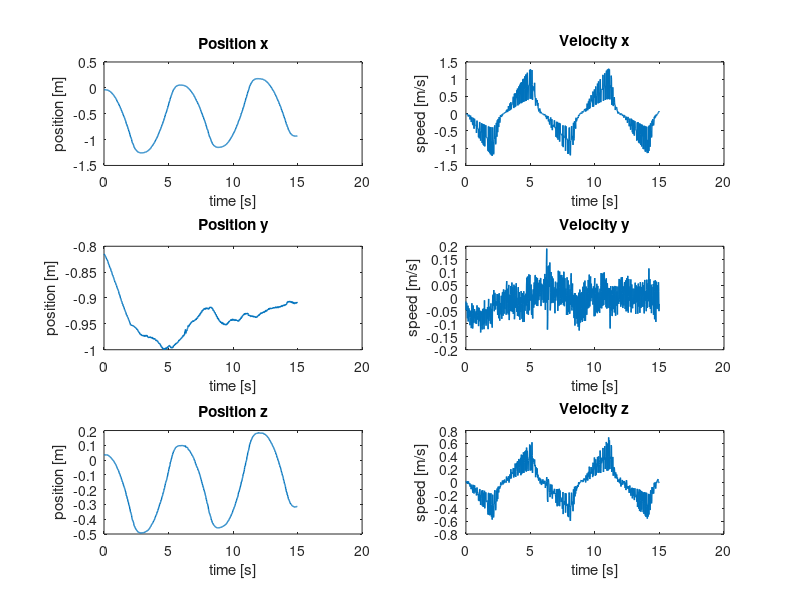
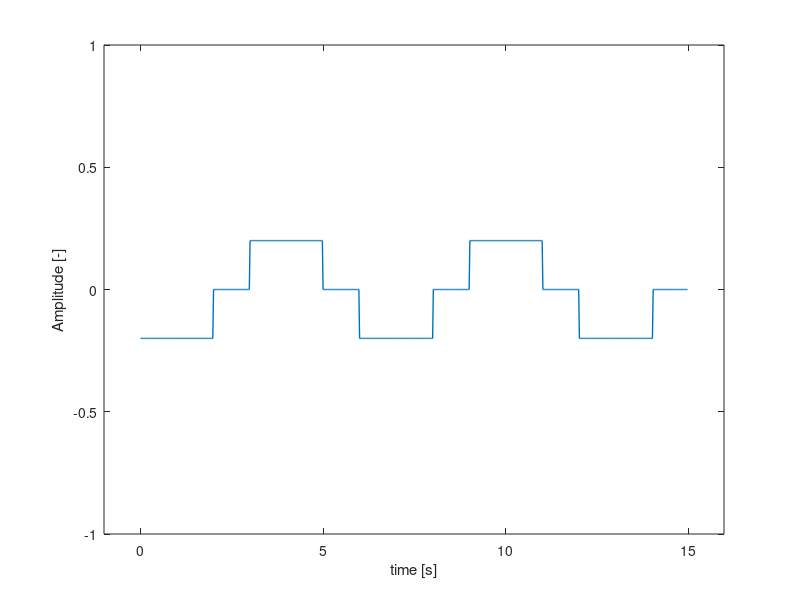
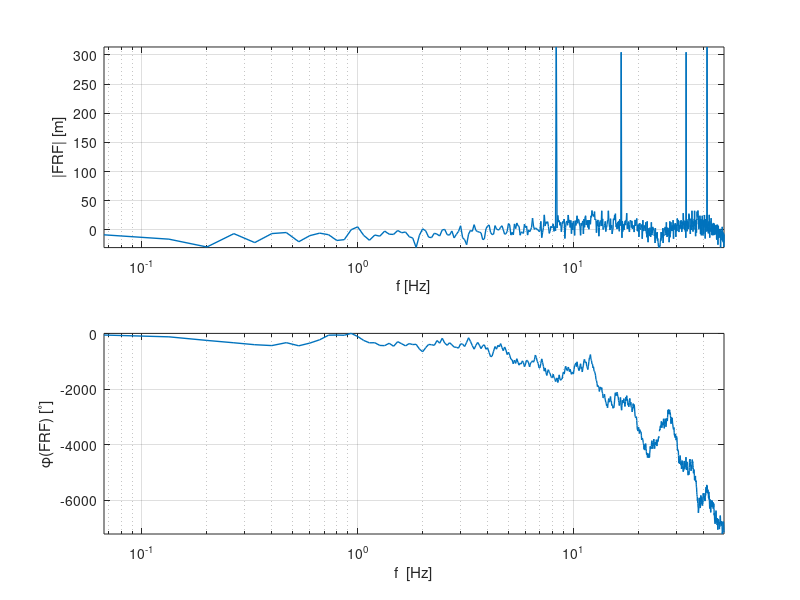
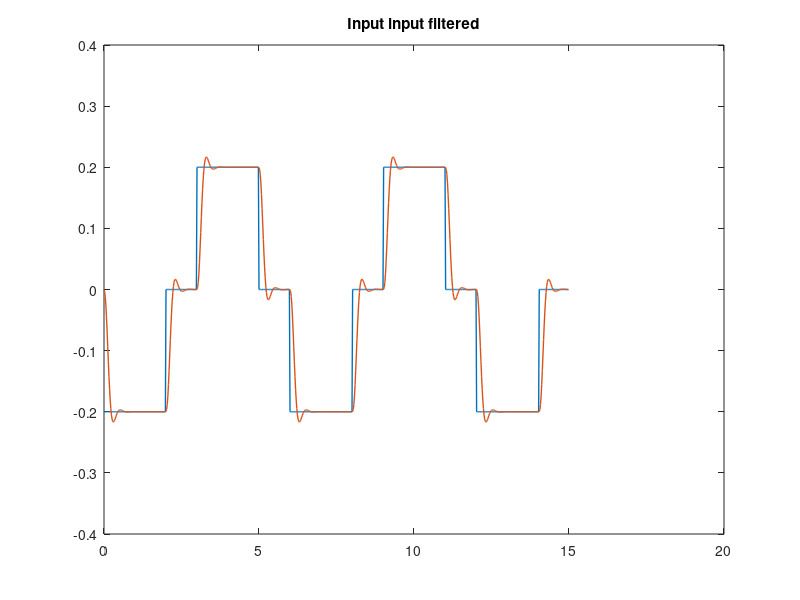

MATLAB code for these plots, in order:
%%% Parameter estimation %%%
% zie ook 'test.m' !
clear all
close all

%% Load data from .mat-file

load angle_identification_y


%% Extract some signals from the data

set(0, 'DefaultLineLineWidth', 1);


% Cutoff useful data
first_index = find(input~=0, 1);
input = input(first_index:750)';
output_x = output_x(first_index:750)';
output_y = output_y(first_index:750)';
output_z = output_z(first_index:750)';

dt = 0.02;
time = 0:dt:(length(input)-1)*dt;
time = time(first_index:end) - time(first_index);

% Differentiation of x-, y-, z-position
% dt = sample time (gradient assumes timestep 1)
velocity_x = gradient(output_x)/dt;
velocity_y = gradient(output_y)/dt;
velocity_z = gradient(output_z)/dt;

% Do some plotting of the measurement data 
figure('Name','Output Measurements')
subplot(321), plot(time, output_x), title('Position x'), xlabel('time [s]'), ylabel('position [m]')
subplot(322), plot(time, velocity_x), title('Velocity x'), xlabel('time [s]'), ylabel('speed [m/s]')

subplot(323), plot(time, output_y), title('Position y'), xlabel('time [s]'), ylabel('position [m]')
subplot(324), plot(time, velocity_y), title('Velocity y'), xlabel('time [s]'), ylabel('speed [m/s]')

subplot(325), plot(time, output_z), title('Position z'), xlabel('time [s]'), ylabel('position [m]')
subplot(326), plot(time, velocity_z), title('Velocity z'), xlabel('time [s]'), ylabel('speed [m/s]')

% Input signal
figure('Name', 'Input signal')
plot(time, input)
xlabel('time [s]')
ylabel('Amplitude [-]')
axis([time(1)-1 time(end)+1 -1 1])


%% Frequency domain
Ts = dt;
fs = 1/dt;
N = length(velocity_y);
t = [0:N-1]'*Ts;
N = numel(input);
f = [0:N-1]'*(fs/N);

input_f = fft(input);
output_x_f = fft(output_x);
output_y_f = fft(output_y);
velocity_x_f = fft(velocity_x);
velocity_y_f = fft(velocity_y);

%indices = (nop+1):nop:(numel(f)/2); % alle 0 waarden er uit halen zodat niet delen door 0?
%f = f(indices);
%input_f = input_f(indices);
%velocity_x_f = velocity_x_f(indices);
%velocity_y_f = velocity_y_f(indices);

FRF = velocity_y_f./input_f;

figure('Name', 'Empirical transfer function freq response'),subplot(2,1,1),semilogx(f, 20*log10(abs(FRF)), 'LineWidth', 1)
axis tight
grid on
xlabel('f [Hz]')
xlim([f(1) f(end)])
ylabel('|FRF| [m]')
subplot(2,1,2),semilogx(f, 180/pi*unwrap(angle(FRF)), 'LineWidth', 1)
grid on
axis tight
xlabel('f  [Hz]')
ylabel('\phi(FRF) [^\circ]')
xlim([f(1) f(end)])

%% Filtering of the in- and output data using Butterworth filter
[B, A] = butter(3,0.02*5); % order must be higher than order of system, 
                             % adjust cut-off frquency to be higher than highest eigenfrequency of the system
                             % data sampling at 100Hz

% input filtering                           
input_filt = filter(B,A,input);
% output filtering
velocity_x_filt = filter(B,A,velocity_x);
velocity_y_filt = filter(B,A,velocity_y);

figure('Name','filtered input input')
plot(t,input,t,input_filt),title('Input input filtered')

figure('Name','filtered output measurement')
subplot(211), plot(time, velocity_x, time, velocity_x_filt),title('v_{x,filt}')
subplot(212), plot(time, velocity_y, time, velocity_y_filt),title('v_{y,filt}')

%% Least squares solution for approximation of the parameters in the system
% Without filtering
% y[k] = -a1*y[k-1]-a0*y[k-2]+b2*u[k]+b1*u[k-1]+b0*u[k-2]
y = velocity_y(3:end);
Phi = [-velocity_y(2:end-1), -velocity_y(1:end-2), input(3:end), input(2:end-1), input(1:end-2)];
theta = Phi\y;

B1 = [theta(3), theta(4), theta(5)];
A1 = [1, theta(1) theta(2)];

sys_d1 = tf(B1, A1, Ts);

FRF1 = squeeze(freqresp(sys_d1,2*pi*f));

figure('Name','NOT filtered Identified transfer funtion freq response'), subplot(211)
semilogx(f, 20*log10(abs(FRF1)))
grid on
xlim([f(1) f(end)])
xlabel('f  [Hz]')
ylabel('|FRF1|  [m]')
subplot(212),semilogx(f, 180/pi*unwrap(angle(FRF1)))
grid on
xlim([f(1) f(end)])
xlabel('f  [Hz]')
ylabel('\phi(FRF1)  [^\circ]')

x1 = lsim(sys_d1,input,t);

figure('Name','lsim NOT filtered Identified transfer function')
subplot(211)
hold on
plot(t, velocity_y,'g')
plot(t, x1)
title('Non filtered identified transfer function vs measurement')
legend('v_{y,meas}','v_{y,sim}')
xlabel('Time [s]')
ylabel('Displacement [m]')
axis tight
subplot(212)
plot(t,velocity_y - x1)
title('Difference between simulation and measurement')
legend('v_{y,meas}-v_{y,sim}')
xlabel('Time [s]')
ylabel('Displacement [m]')
axis tight

figure('Name','NOT  filtered pole zero map'),pzmap(sys_d1)


%% With Butterworth filtering of in and output

y2 = velocity_y_filt(3:end);
Phi2 = [-velocity_y_filt(2:end-1), -velocity_y_filt(1:end-2), input_filt(3:end), input_filt(2:end-1), input_filt(1:end-2)];
theta_filt = Phi2\y2;

B2 = [theta_filt(3),theta_filt(4),theta_filt(5)];
A2 = [1, theta_filt(1) theta_filt(2)];

sys_d2 = tf(B2, A2, Ts);

FRF2 = squeeze(freqresp(sys_d2,2*pi*f));

figure('Name','Butterworth filtered Identified tf freq response'),subplot(2,1,1),semilogx(f, 20*log10(abs(FRF2)))
grid on 
xlim([f(1) f(end)])
xlabel('f  [Hz]')
ylabel('|FRF2|  [m]')
axis tight
subplot(2,1,2)
semilogx(f, 180/pi*unwrap(angle(FRF2)))
grid on
xlim([f(1) f(end)])
xlabel('f  [Hz]')
ylabel('\phi(FRF2)  [^\circ]')

x2 = lsim(sys_d2,input,t);

figure('Name','Butterworth filtered lsim time response')
subplot(211)
hold on
plot(t, velocity_y,'g')
plot(t, velocity_y_filt)
plot(t,x2)
legend('v_{y,meas}', 'v_{y,filt}', 'v_{y,sim}')
title('Butterworth filtered identified transfer function vs measurement')
xlabel('Time [s]')
axis tight
ylabel('Velocity [m/s]')
subplot(212)
plot(t,velocity_y - x2)
title('Difference between simulation and measurement')
legend('v_{y,meas}-v_{y,sim}')
xlabel('Time [s]')
ylabel('Velocity [m/s]')
axis tight

figure('Name','Butterworth filtered Identified tf pole-zero map'),pzmap(sys_d2)

%% Taking into account KNOWN PART of the system! (b1 & b0 = 0)
% theta(4) & theta(5) (= b1 & b0) turn out to be very small. But we know
% (from physical insight) that they are EXACTLY 0!
% pk ~ partially known
% y[k] = -a1*y[k-1] - a0*y[k-2] + b2*u[k]
y_pk = velocity_y_filt(3:end);

Phi_pk = [-velocity_y_filt(2:end-1), -velocity_y_filt(1:end-2), input_filt(3:end)];
theta_pk = Phi_pk\y_pk;

% known part = z^2/1
B_k = [1, 0, 0];
A_k = [0, 0, 1];
sys_k = tf(B_k,A_k,Ts);

B_u = theta_pk(3);
A_u = [1, theta_pk(1) theta_pk(2)];
sys_u = tf(B_u,A_u, Ts);

sys_dpk = sys_k*sys_u;

FRF_pk = squeeze(freqresp(sys_dpk,2*pi*f));

figure('Name','Butter. filtered + partially known freq response'),subplot(211),semilogx(f, 20*log10(abs(FRF_pk)))
grid on 
xlim([f(1) f(end)])
xlabel('f  [Hz]')
ylabel('|FRF_{pk}|  [m]')
axis tight
subplot(212)
semilogx(f, 180/pi*unwrap(angle(FRF_pk)))
grid on
xlim([f(1) f(end)])
xlabel('f  [Hz]')
ylabel('\phi(FRF_{pk})  [^\circ]')

x_pk = lsim(sys_dpk,input,t);

figure('Name','Butter. filtered + partially known lsim time response')
subplot(211)
hold on
plot(t,velocity_y, 'g')
plot(t,velocity_y_filt)
plot(t,x_pk)
legend('v_{y,meas}','v_{y,filt}','v_{y,sim}')
xlabel('Time [s]')
title('Butterworth filtered + partially known identified transfer function vs measurement')
axis tight
ylabel('Velocity [m/s]')
subplot(212)
plot(t,velocity_y - x_pk)
title('Difference between simulation and measurement')
legend('v_{y,meas}-v_{y,sim}')
xlabel('Time [s]')
ylabel('Velocity [m/s]')
axis tight

figure('Name','Partially known syst: pole zero map'),pzmap(sys_dpk)

%% Comparison
figure

bode(sys_d1), grid
hold on
bode(sys_d2)
hold on
bode(sys_dpk)
legend('not filtered', 'filtered', 'partially known')

figure
plot(t,[velocity_y x1 x2 x_pk])
%% continuous equivalent of tf (pk)
a1 = theta_pk(1);
a0 = theta_pk(2);
b2 = theta_pk(3);

s = tf('s');
sys_cpk = (b2/(a0*Ts^2))/(s^2+(-a0*2*Ts-Ts*a1)/(a0*Ts^2)*s+(1+a1+a0)/(a0*Ts^2));
figure('Name','Continuous tf 2nd order')
bode(sys_cpk)
hold on
bode(sys_dpk)
legend('cont','discr')
%% Save result (transfer function)
sys_2nd = sys_dpk;
sys_2nd_f = sys_d2;
sys_c2nd = sys_cpk;
save('Hv_speed','sys_2nd')
save('Hv_speed_filtered', 'sys_2nd_f')
save('Hv_speed_c','sys_c2nd')

